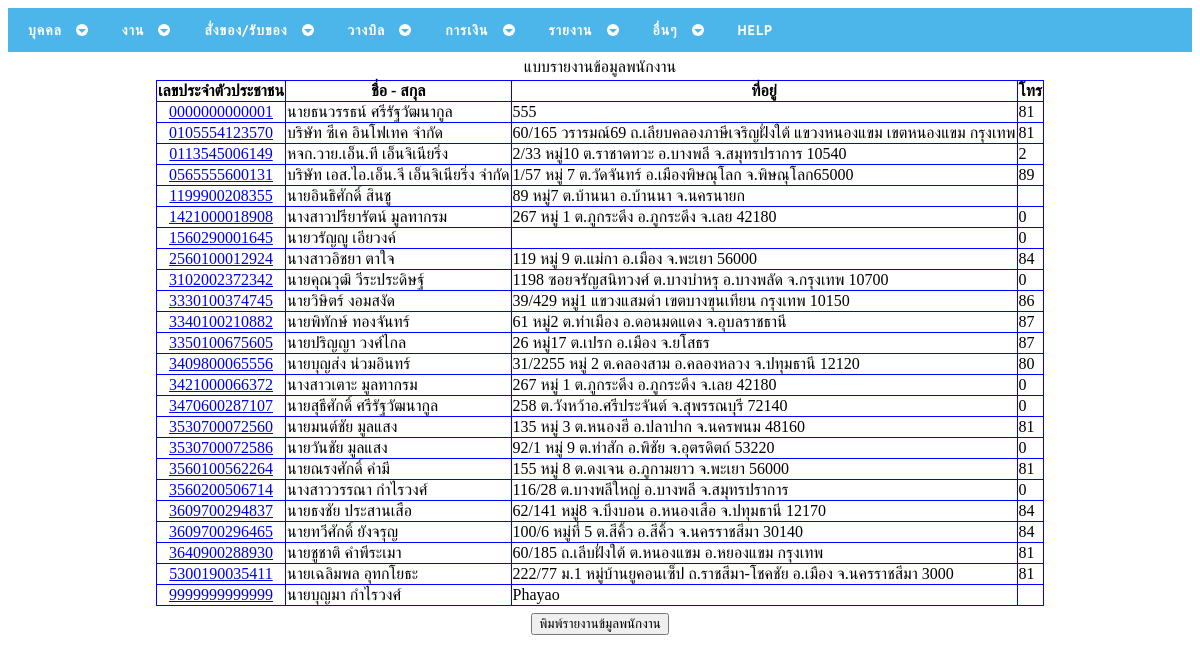
Screenshot of /empedit.php with the database file from the repository.
### tables this page shows
CREATE TABLE `employee` (
  `EmID` varchar(13) NOT NULL,
  `EmName` varchar(50) NOT NULL,
  `EmAddress` varchar(100) DEFAULT NULL,
  `EmTel` varchar(10) DEFAULT NULL
);

### empedit.php (the view, shortened to what this page needs)
<!DOCTYPE html PUBLIC "-//W3C//DTD XHTML 1.0 Transitional//EN" "http://www.w3.org/TR/xhtml1/DTD/xhtml1-transitional.dtd">
<html xmlns="http://www.w3.org/1999/xhtml">
<head>
<?php
include("cssmenu/head.php");
?>
</head>
<body>
<?php include("cssmenu/menu.php"); ?>
<div align="center">
<table width="100%" border="0">
  <tr>
    <td><table width="100%" border="0">
  			<tr>
        		<td colspan="5"><div align="center">แบบรายงานข้อมูลพนักงาน</div></td>
        	</tr>
      		<tr>
        		<td colspan="5"><div align="center">
				<?php
					$strSQL = "SELECT * FROM  employee ";
					$objQuery = mysql_query($strSQL) or die ("Error Query [".$strSQL."]");
				?>
		<table border="1" bordercolor="#0000FF" style="border-collapse:collapse;" >
  			<tr>
    			<th><div align="center">เลขประจำตัวประชาชน</div></th>
    			<th> <div align="center">ชื่อ - สกุล</div></th>
    			<th> <div align="center">ที่อยู่</div></th>
    			<th> <div align="center">โทร</div></th>
  			</tr>
<?php
while($objResult = mysql_fetch_array($objQuery))
{
?>
  			<tr>
    			<td><div align="center"><a href="empupdate.php?txtempid=<?php echo $objResult["EmID"] ; ?>" target = "_blank">
					<?php echo $objResult["EmID"];?></a></div></td>
    			<td><?php echo $objResult["EmName"] ; ?></td>
    			<td><?php echo $objResult["EmAddress"] ; ?></td>
    			<td><?php echo $objResult["EmTel"] ; ?></td>
  			</tr>
<?php
}
?>
		</table>
				</td>
       		</tr>
		</table>
	</td>
  </tr>
  <tr>
    <td>
	<div align="center"><a href="exportemp.php" target = "_blank"><input type="button" name="Button" value="พิมพ์รายงานข้มูลพนักงาน" onClick="#'"></a></div></td>
  </tr>
  <tr>
    <td>&nbsp;</td>
  </tr>
</table>
</div>
</body>
</html>

### rows the page displays
employee: EmID "0000000000001", EmName "นายธนวรรธน์ ศรีรัฐวัฒนากูล", EmAddress "555", EmTel "81"
employee: EmID "0105554123570", EmName "บริษัท ซีเค อินโฟเทค จำกัด", EmAddress "60/165 วรารมณ์69 ถ.เลียบคลองภาษีเจริญฝั่งใต้ แขวงหนองแขม เขตหนองแขม กรุงเทพ", EmTel "81"
employee: EmID "0113545006149", EmName "หจก.วาย.เอ็น.ที เอ็นจิเนียริ่ง", EmAddress "2/33 หมู่10 ต.ราชาดทวะ อ.บางพลี จ.สมุทรปราการ 10540", EmTel "2"
employee: EmID "0565555600131", EmName "บริษัท เอส.ไอ.เอ็น.จี เอ็นจิเนียริ่ง จำกัด", EmAddress "1/57 หมู่ 7 ต.วัดจันทร์ อ.เมืองพิษณุโลก จ.พิษณุโลก65000", EmTel "89"
employee: EmID "1199900208355", EmName "นายอินธิศักดิ์ สินชู", EmAddress "89 หมู่7 ต.บ้านนา อ.บ้านนา จ.นครนายก"
employee: EmID "1421000018908", EmName "นางสาวปรียารัตน์ มูลทากรม", EmAddress "267 หมู่ 1 ต.ภูกระดึง อ.ภูกระดึง จ.เลย 42180", EmTel "0"
employee: EmID "1560290001645", EmName "นายวรัญญู เอียวงค์", EmTel "0"
employee: EmID "2560100012924", EmName "นางสาวอิชยา ตาใจ", EmAddress "119 หมู่ 9 ต.แม่กา อ.เมือง จ.พะเยา 56000", EmTel "84"
employee: EmID "3102002372342", EmName "นายคุณวุฒิ วีระประดิษฐ์", EmAddress "1198 ซอยจรัญสนิทวงศ์ ต.บางบำหรุ อ.บางพลัด จ.กรุงเทพ 10700", EmTel "0"
employee: EmID "3330100374745", EmName "นายวิษิตร์ งอมสงัด", EmAddress "39/429 หมู่1 แขวงแสมดำ เขตบางขุนเทียน กรุงเทพ 10150", EmTel "86"
employee: EmID "3340100210882", EmName "นายพิทักษ์ ทองจันทร์", EmAddress "61 หมู่2 ต.ท่าเมือง อ.ดอนมดแดง จ.อุบลราชธานี", EmTel "87"
employee: EmID "3350100675605", EmName "นายปริญญา วงศ์ไกล", EmAddress "26 หมู่17 ต.เปรก อ.เมือง จ.ยโสธร", EmTel "87"
employee: EmID "3409800065556", EmName "นายบุญส่ง น่วมอินทร์", EmAddress "31/2255 หมู่ 2 ต.คลองสาม อ.คลองหลวง จ.ปทุมธานี 12120", EmTel "80"
employee: EmID "3421000066372", EmName "นางสาวเตาะ มูลทากรม", EmAddress "267 หมู่ 1 ต.ภูกระดึง อ.ภูกระดึง จ.เลย 42180", EmTel "0"
employee: EmID "3470600287107", EmName "นายสุธีศักดิ์ ศรีรัฐวัฒนากูล", EmAddress "258 ต.วังหว้าอ.ศรีประจันต์ จ.สุพรรณบุรี 72140", EmTel "0"
employee: EmID "3530700072560", EmName "นายมนต์ชัย มูลแสง", EmAddress "135 หมู่ 3 ต.หนองฮี อ.ปลาปาก จ.นครพนม 48160", EmTel "81"
employee: EmID "3530700072586", EmName "นายวันชัย มูลแสง", EmAddress "92/1 หมู่ 9 ต.ท่าสัก อ.พิชัย จ.อุตรดิตถ์ 53220", EmTel "0"
employee: EmID "3560100562264", EmName "นายณรงศักดิ์ คำมี", EmAddress "155 หมู่ 8 ต.ดงเจน อ.ภูกามยาว จ.พะเยา 56000", EmTel "81"
employee: EmID "3560200506714", EmName "นางสาววรรณา กำไรวงศ์", EmAddress "116/28 ต.บางพลีใหญ่ อ.บางพลี จ.สมุทรปราการ", EmTel "0"
employee: EmID "3609700294837", EmName "นายธงชัย ประสานเสือ", EmAddress "62/141 หมู่8 จ.บึงบอน อ.หนองเสือ จ.ปทุมธานี 12170", EmTel "84"
employee: EmID "3609700296465", EmName "นายทวีศักดิ์ ยังจรุญ", EmAddress "100/6 หมู่ที่ 5 ต.สีคิ้ว อ.สีคิ้ว จ.นครราชสีมา 30140", EmTel "84"
employee: EmID "3640900288930", EmName "นายชูชาติ คำพีระเมา", EmAddress "60/185 ถ.เลีบฝั่งใต้ ต.หนองแขม อ.หยองแขม กรุงเทพ", EmTel "81"
employee: EmID "5300190035411", EmName "นายเฉลิมพล อุทกโยธะ", EmAddress "222/77 ม.1 หมู่บ้านยูคอนเซ็ป ถ.ราชสีมา-โชคชัย อ.เมือง จ.นครราชสีมา 3000", EmTel "81"
employee: EmID "9999999999999", EmName "นายบุญมา กำไรวงศ์", EmAddress "Phayao"
